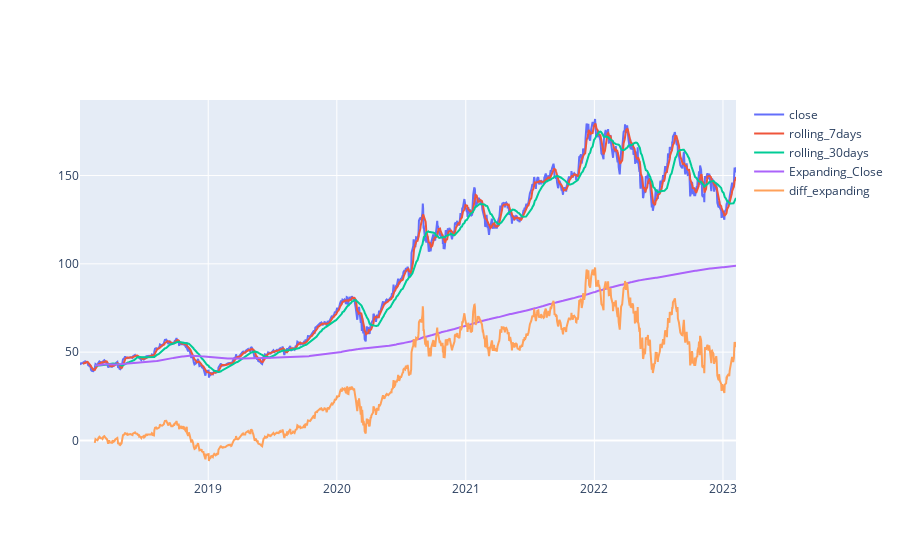

The code cell stored with this chart in its notebook:
### Code cell
import plotly.graph_objects as go

fig = go.Figure()
fig.add_trace(go.Scatter(x=close.index, y=close.values,
                    mode='lines',
                    name='close'))
fig.add_trace(go.Scatter(x=rolling_7days.index, y=rolling_7days.values,
                    mode='lines',
                    name='rolling_7days'))
fig.add_trace(go.Scatter(x=rolling_30days.index, y=rolling_30days.values,
                    mode='lines',
                    name='rolling_30days'))
fig.add_trace(go.Scatter(x=df.index, y=df['Expanding_Close'], 
                    mode='lines',
                    name='Expanding_Close'))
fig.add_trace(go.Scatter(x=df.index, y=df['diff_expanding'], 
                    mode='lines',
                    name='diff_expanding'))

fig.show()

### Figure 1 — Plotly figure (JSON) as saved in the notebook; plotly's stock layout.template omitted (floating-point values rounded to 4 significant figures; data arrays with more than 128 entries replaced by an {"elided": "..."} marker saying what was removed)
{"data": [{"mode": "lines", "name": "close", "type": "scatter", "x": {"elided": "1284 str values"}, "y": {"elided": "1284 float values"}}, {"mode": "lines", "name": "rolling_7days", "type": "scatter", "x": {"elided": "1284 str values"}, "y": {"elided": "1284 float values"}}, {"mode": "lines", "name": "rolling_30days", "type": "scatter", "x": {"elided": "1284 str values"}, "y": {"elided": "1284 float values"}}, {"mode": "lines", "name": "Expanding_Close", "type": "scatter", "x": {"elided": "1284 str values"}, "y": {"elided": "1284 float values"}}, {"mode": "lines", "name": "diff_expanding", "type": "scatter", "x": {"elided": "1284 str values"}, "y": {"elided": "1284 float values"}}], "layout": {"autosize": true, "xaxis": {"autorange": true, "range": ["2018-01-02", "2023-02-07"], "type": "date"}, "yaxis": {"autorange": true, "range": [-22.4, 192.8], "type": "linear"}}}
